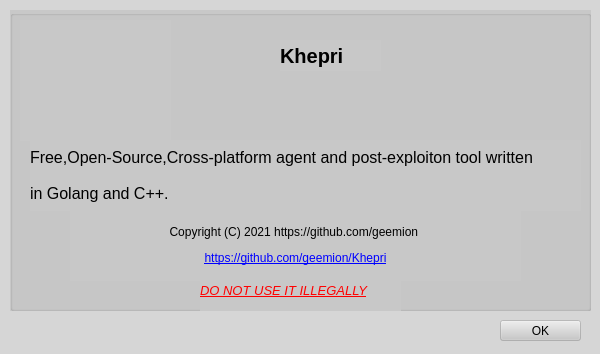
<?xml version="1.0" encoding="UTF-8"?>
<ui version="4.0">
 <class>About</class>
 <widget class="QWidget" name="About">
  <property name="geometry">
   <rect>
    <x>0</x>
    <y>0</y>
    <width>600</width>
    <height>354</height>
   </rect>
  </property>
  <property name="windowTitle">
   <string>About</string>
  </property>
  <property name="windowIcon">
   <iconset resource="../res/client.qrc">
    <normaloff>:/logo/ico/log.ico</normaloff>:/logo/ico/log.ico</iconset>
  </property>
  <property name="styleSheet">
   <string notr="true">background-color: rgba(200, 200, 200,0.5);

</string>
  </property>
  <widget class="QGroupBox" name="groupBox">
   <property name="geometry">
    <rect>
     <x>10</x>
     <y>10</y>
     <width>581</width>
     <height>301</height>
    </rect>
   </property>
   <property name="styleSheet">
    <string notr="true">background-color: rgb(200, 200, 200);
</string>
   </property>
   <property name="title">
    <string/>
   </property>
   <widget class="QLabel" name="label">
    <property name="geometry">
     <rect>
      <x>10</x>
      <y>10</y>
      <width>151</width>
      <height>121</height>
     </rect>
    </property>
    <property name="styleSheet">
     <string notr="true">image: url(:/logo/ico/log.ico);</string>
    </property>
    <property name="text">
     <string/>
    </property>
   </widget>
   <widget class="QLabel" name="label_2">
    <property name="geometry">
     <rect>
      <x>270</x>
      <y>30</y>
      <width>101</width>
      <height>31</height>
     </rect>
    </property>
    <property name="styleSheet">
     <string notr="true">font-weight: bold;
font-size:20px;</string>
    </property>
    <property name="text">
     <string>Khepri</string>
    </property>
   </widget>
   <widget class="QLabel" name="label_3">
    <property name="geometry">
     <rect>
      <x>20</x>
      <y>130</y>
      <width>551</width>
      <height>71</height>
     </rect>
    </property>
    <property name="styleSheet">
     <string notr="true">font-size:16px;</string>
    </property>
    <property name="text">
     <string>Free,Open-Source,Cross-platform agent and post-exploiton tool written 

in Golang and C++.</string>
    </property>
   </widget>
   <widget class="QLabel" name="label_5">
    <property name="geometry">
     <rect>
      <x>60</x>
      <y>200</y>
      <width>451</width>
      <height>71</height>
     </rect>
    </property>
    <property name="locale">
     <locale language="English" country="UnitedStates"/>
    </property>
    <property name="text">
     <string>&lt;html&gt;&lt;head/&gt;&lt;body&gt;&lt;p align=&quot;center&quot;&gt;Copyright (C) 2021 https://github.com/geemion &lt;/p&gt;&lt;p align=&quot;center&quot;&gt;&lt;a href=&quot;https://github.com/geemion/Khepri&quot;&gt;&lt;span style=&quot; text-decoration: underline; color:#0000ff;&quot;&gt;https://github.com/geemion/Khepri&lt;/span&gt;&lt;/a&gt;&lt;/p&gt;&lt;/body&gt;&lt;/html&gt;</string>
    </property>
    <property name="openExternalLinks">
     <bool>true</bool>
    </property>
   </widget>
   <widget class="QLabel" name="label_4">
    <property name="geometry">
     <rect>
      <x>190</x>
      <y>260</y>
      <width>201</width>
      <height>41</height>
     </rect>
    </property>
    <property name="text">
     <string>&lt;html&gt;&lt;head/&gt;&lt;body&gt;&lt;p&gt;&lt;span style=&quot; font-size:10pt; font-style:italic; text-decoration: underline; color:#ff0000;&quot;&gt;DO NOT USE IT ILLEGALLY&lt;/span&gt;&lt;/p&gt;&lt;/body&gt;&lt;/html&gt;</string>
    </property>
    <property name="textFormat">
     <enum>Qt::RichText</enum>
    </property>
   </widget>
  </widget>
  <widget class="QPushButton" name="pushButton">
   <property name="geometry">
    <rect>
     <x>500</x>
     <y>320</y>
     <width>81</width>
     <height>21</height>
    </rect>
   </property>
   <property name="text">
    <string>OK</string>
   </property>
  </widget>
 </widget>
 <resources>
  <include location="../res/client.qrc"/>
 </resources>
 <connections/>
</ui>
